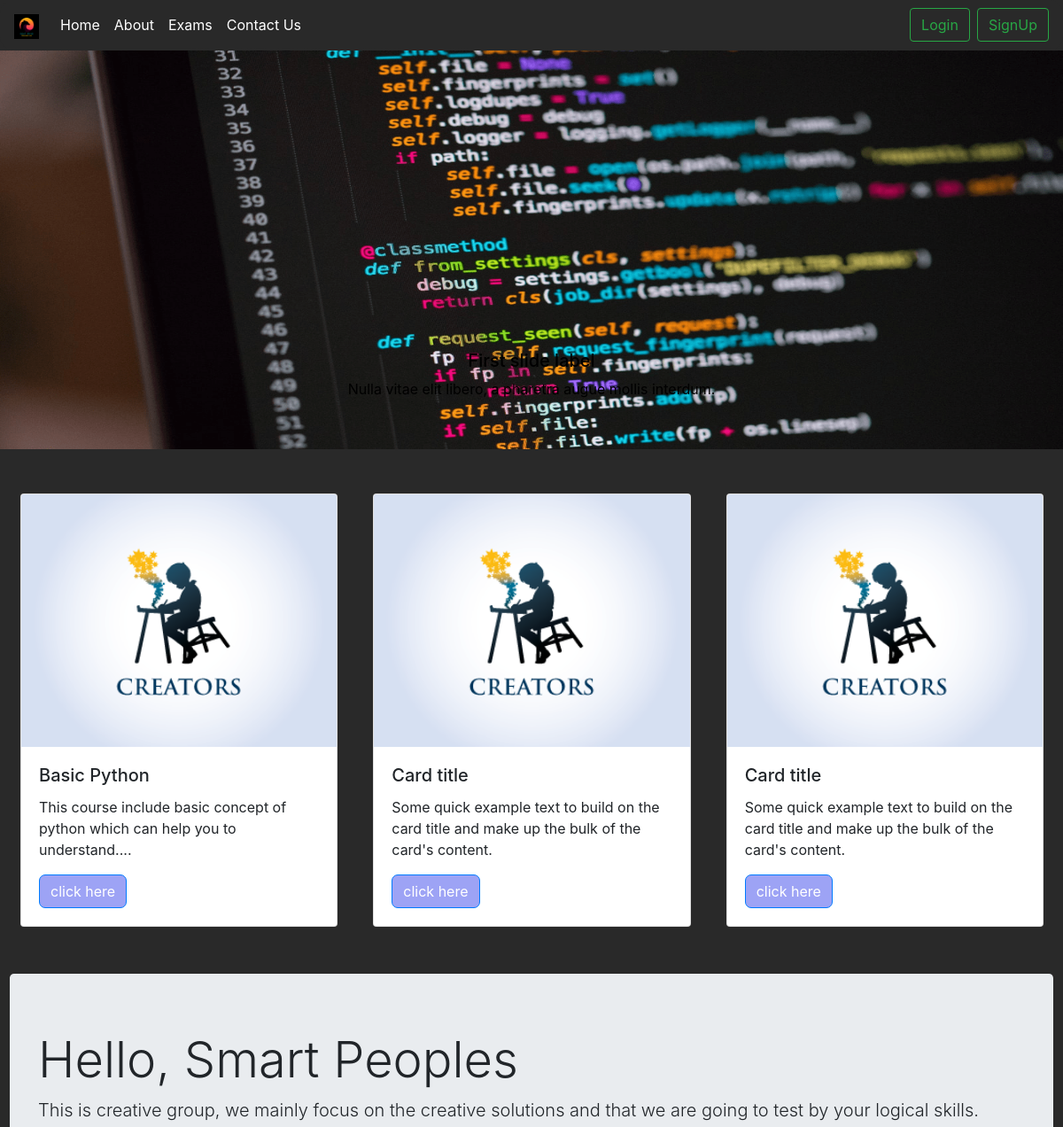
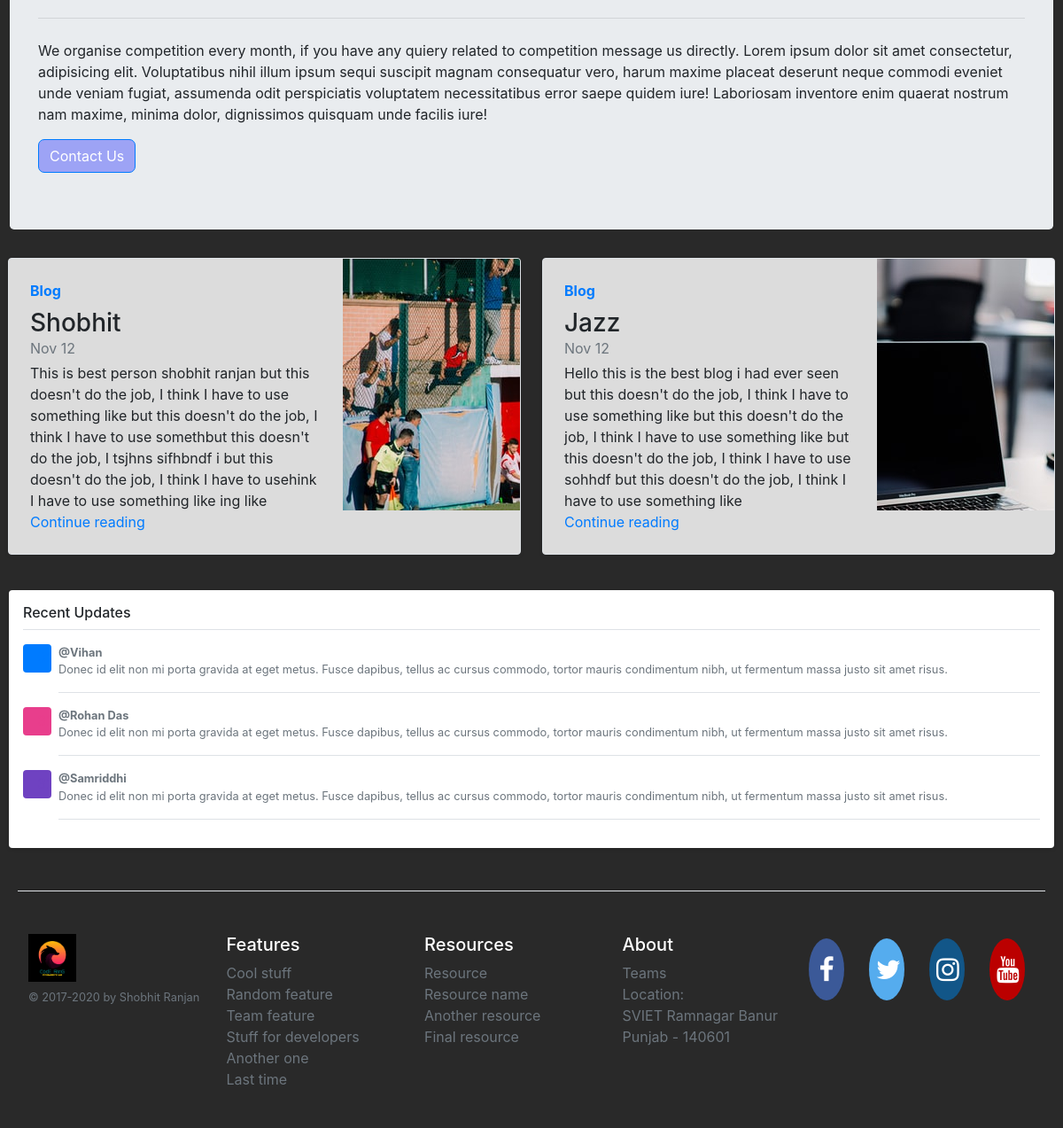
The page / on the database its author committed (2 pictures, top to bottom).
### programmer/models.py (models this page shows, shortened)
class Post(models.Model):
    sno = models.AutoField(primary_key=True)
    blogtitle = models.CharField(max_length=255)
    image = models.ImageField(_('image'), blank=True, null=True, upload_to='programmer/media/images')
    author = models.ForeignKey(User, on_delete=models.CASCADE)
    descri = models.CharField(max_length=300)
    slug = models.CharField(max_length=130)
    body = models.TextField()
    timestamp = models.DateTimeField(blank=False)

### programmer/views.py (the view)
# urls.py: path("",views.index, name='home'),
def index(request):
    allPost = Post.objects.all()
    context = {'allPosts': allPost}
    return render(request, 'index.html', context)

### programmer/templates/index.html (shortened to what this page needs)
{% extends 'base.html' %}
{% load static %}
{% block body %}
<div id="carouselExampleCaptions" class="carousel slide" data-ride="carousel">
    <div class="carousel-inner">
        <div class="carousel-item active">
            <img src="{% static 'img/background-image-thre.png' %}" class="d-block w-100" alt="...">
            <div class="carousel-caption d-none d-md-block">
                <h5>First slide label</h5>
                <p>Nulla vitae elit libero, a pharetra augue mollis interdum.</p>
            </div>
        </div>
    </div>
</div>
<div class="row ml-2">
    <div class="col-md-4">
        <div class="card my-card">
            <img src="{% static 'img/creators.png' %}" class="card-img-top" alt="...">
            <div class="card-body">
                <h5 class="card-title">Basic Python</h5>
                <p class="card-text">This course include basic concept of python which can help you to understand....
                </p>
                <a type="button" class="btn btn-primary card-button" data-toggle="modal"
                    title="Read more about the details that you need to know before you register"
                    data-target="#exampleModalone">
                    click here
                </a>
            </div>
        </div>
    </div>
    <div class="col-md-4">
        <div class="card my-card">
            <img src="{% static 'img/creators.png' %}" class="card-img-top" alt="...">
            <div class="card-body">
                <h5 class="card-title">Card title</h5>
                <p class="card-text">Some quick example text to build on the card title and make up the bulk of the
                    card's content.</p>
                <a type="button" class="btn btn-primary card-button" data-target="#exampleModaltwo" data-toggle="modal"
                    title="Read more about the details that you need to know before you register">
                    click here
                </a>
            </div>
        </div>
    </div>
    <div class="col-md-4">
        <div class="card my-card">
            <img src="{% static 'img/creators.png' %}" class="card-img-top" alt="...">
            <div class="card-body">
                <h5 class="card-title">Card title</h5>
                <p class="card-text">Some quick example text to build on the card title and make up the bulk of the
                    card's content.</p>
                <a type="button" class="btn btn-primary card-button" data-toggle="modal"
                    title="Read more about the details that you need to know before you register"
                    data-target="#exampleModalthree">
                    click here
                </a>
            </div>
        </div>
    </div>
</div>
<div class="jumbotron">
    <h1 class="display-4">Hello, Smart Peoples</h1>
    <p class="lead">This is creative group, we mainly focus on the creative solutions and that we are going to test
        by your logical skills.</p>
    <hr class="my-4">
    <p>We organise competition every month, if you have any quiery related to competition message us directly. Lorem
        ipsum dolor sit amet consectetur, adipisicing elit. Voluptatibus nihil illum ipsum sequi suscipit magnam
        consequatur vero, harum maxime placeat deserunt neque commodi eveniet unde veniam fugiat, assumenda odit
        perspiciatis voluptatem necessitatibus error saepe quidem iure! Laboriosam inventore enim quaerat nostrum
        nam maxime, minima dolor, dignissimos quisquam unde facilis iure!</p>
    <a type="button" class="btn btn-primary card-button" title="Contact Us for further help" href="/contact">
        Contact Us
    </a>
</div>
<div class="row">
    {% for post in allPosts %}
    <div class="col-md-6">
        <div class="row no-gutters border rounded overflow-hidden flex-md-row mb-4 shadow-sm h-md-250 position-relative"
            style="background-color: #dcdcdc;">
            <div class="col p-4 d-flex flex-column position-static">
                <strong class="d-inline-block mb-2 text-primary">Blog</strong>
                <h3 class="mb-0">{{post.blogtitle}}</h3>
                <div class="mb-1 text-muted">Nov 12</div>
                <p class="card-text mb-auto">{{post.descri}}</p>
                <a href="{{ post.slug }}" class="stretched-link">Continue reading</a>
            </div>
            <div class="col-auto d-none d-lg-block">
                <svg class="bd-placeholder-img" width="200" height="284">
                    <image href="{{ post.image.url }}" />
                </svg>
            </div>
        </div>
    </div>
    {% endfor %}
</div>
<div class="my-3 p-3 bg-white rounded shadow-sm messagebox-index">
    <h6 class="border-bottom border-gray pb-2 mb-0">Recent Updates</h6>
    <div class="media text-muted pt-3">
        <svg class="bd-placeholder-img mr-2 rounded" width="32" height="32" preserveAspectRatio="xMidYMid slice"
            focusable="false" role="img" aria-label="Placeholder: 32x32">
            <title>Placeholder</title>
            <rect width="100%" height="100%" fill="#007bff"></rect><text x="50%" y="50%" fill="#007bff"
                dy=".3em">32x32</text>
        </svg>
        <p class="media-body pb-3 mb-0 small lh-125 border-bottom border-gray">
            <strong class="d-block text-gray-dark">@Vihan</strong>
            Donec id elit non mi porta gravida at eget metus. Fusce dapibus, tellus ac cursus commodo, tortor mauris
            condimentum nibh, ut fermentum massa justo sit amet risus.
        </p>
    </div>
    <div class="media text-muted pt-3">
        <svg class="bd-placeholder-img mr-2 rounded" width="32" height="32" preserveAspectRatio="xMidYMid slice"
            focusable="false" role="img" aria-label="Placeholder: 32x32">
            <title>Placeholder</title>
            <rect width="100%" height="100%" fill="#e83e8c"></rect><text x="50%" y="50%" fill="#e83e8c"
                dy=".3em">32x32</text>
        </svg>
        <p class="media-body pb-3 mb-0 small lh-125 border-bottom border-gray">
            <strong class="d-block text-gray-dark">@Rohan Das</strong>
            Donec id elit non mi porta gravida at eget metus. Fusce dapibus, tellus ac cursus commodo, tortor mauris
            condimentum nibh, ut fermentum massa justo sit amet risus.
        </p>
    </div>
    <div class="media text-muted pt-3">
        <svg class="bd-placeholder-img mr-2 rounded" width="32" height="32" preserveAspectRatio="xMidYMid slice"
            focusable="false" role="img" aria-label="Placeholder: 32x32">
            <title>Placeholder</title>
            <rect width="100%" height="100%" fill="#6f42c1"></rect><text x="50%" y="50%" fill="#6f42c1"
                dy=".3em">32x32</text>
        </svg>
        <p class="media-body pb-3 mb-0 small lh-125 border-bottom border-gray">
            <strong class="d-block text-gray-dark">@Samriddhi</strong>
            Donec id elit non mi porta gravida at eget metus. Fusce dapibus, tellus ac cursus commodo, tortor mauris
            condimentum nibh, ut fermentum massa justo sit amet risus.
        </p>
    </div>
</div>
<footer class="pt-4 my-md-5 pt-md-5 border-top footer-bot">
    <div class="row">
        <div class="col-12 col-md">
            <img class="mb-2" src="{% static 'img/my-logo.jpeg' %}" alt="" width="54" height="54">
            <small class="d-block mb-3 text-muted">© 2017-2020 by Shobhit Ranjan</small>
        </div>
        <div class="col-6 col-md">
            <h5 style="color: white;">Features</h5>
            <ul class="list-unstyled text-small">
                <li><a class="text-muted" href="#">Cool stuff</a></li>
                <li><a class="text-muted" href="#">Random feature</a></li>
                <li><a class="text-muted" href="#">Team feature</a></li>
                <li><a class="text-muted" href="#">Stuff for developers</a></li>
                <li><a class="text-muted" href="#">Another one</a></li>
                <li><a class="text-muted" href="#">Last time</a></li>
            </ul>
        </div>
        <div class="col-6 col-md">
            <h5 style="color: white;">Resources</h5>
            <ul class="list-unstyled text-small">
                <li><a class="text-muted" href="#">Resource</a></li>
                <li><a class="text-muted" href="#">Resource name</a></li>
                <li><a class="text-muted" href="#">Another resource</a></li>
                <li><a class="text-muted" href="#">Final resource</a></li>
            </ul>
        </div>
        <div class="col-6 col-md">
            <h5 style="color: white;">About</h5>
            <ul class="list-unstyled text-small">
                <li><a class="text-muted" href="about">Teams</a></li>
                <li><a class="text-muted">Location:</a></li>
                <li><a class="text-muted">SVIET Ramnagar Banur Punjab - 140601</a></li>
            </ul>
        </div>
        <div>
            <ul class="list-unstyled d-flex mb-0">
                <li>
                    <a class="mr-4"><i class="fa fa-facebook"></i></a>
                </li>
                <li>
                    <a class="mr-4"><i class="fa fa-twitter"></i></a>
                </li>
                <li>
                    <a class="mr-4"><i class="fa fa-instagram"></i></a>
                </li>
                <li>
                    <a class="mr-4"><i class="fa fa-youtube"></i></a>
                </li>
            </ul>
        </div>
    </div>
</footer>
{% endblock body %}

### programmer/templates/base.html (shortened to what this page needs)
{% load static %}
<!doctype html>
<html lang="en">
<head>
    <link rel="stylesheet" href="https://stackpath.bootstrapcdn.com/bootstrap/4.5.2/css/bootstrap.min.css"
>
    <link rel="stylesheet" href="https://cdnjs.cloudflare.com/ajax/libs/font-awesome/4.7.0/css/font-awesome.min.css">
    <link href="{% static 'css/bootstrap.icon-large.min.css' %}" rel="stylesheet">
    <link rel="stylesheet" href="{% static 'css/style.css' %}">
</head>
<body>
    <nav class="navbar navbar-expand-lg navbar-light bg-light">
        <a class="navbar-brand" href="">
            <img src="static/img/my-logo.jpeg" height="28" alt="CoolBrand">
        </a>
        <div class="collapse navbar-collapse" id="navbarNavDropdown">
            <ul class="navbar-nav mr-auto">
                <li class="nav-item active">
                    <a class="nav-link" href="/" style="color: white;">Home <span class="sr-only">(current)</span></a>
                </li>
                <li class="nav-item">
                    <a class="nav-link" href="/about" style="color: white;">About</a>
                </li>
                <li class="nav-item">
                    <a class="nav-link" href="exams" style="color: white;">Exams</a>
                </li>
                <li class="nav-item">
                    <a class="nav-link" href="contact" style="color: white;">Contact Us</a>
                </li>
            </ul>
            <form class="form-inline my-2 my-lg-0">
                {% if user.is_authenticated %}
                <li style="list-style-type:none;"><a class="btn btn-outline-success my-2 my-sm-0"
                        href="/logout">{{ user.username }}&nbsp; Logout</a>
                </li>
                {% else %}
                <li style="list-style-type:none;"><a class="btn btn-outline-success my-2 mx-2 my-sm-0"
                        data-toggle="modal" data-target="#exampleModallogin">Login</a></li>
                <li style="list-style-type:none;"><a class="btn btn-outline-success my-2 my-sm-0" data-toggle="modal"
                        data-target="#exampleModalsignup">SignUp</a></li>
                {% endif %}
            </form>
        </div>
    </nav>
    {% block body %}
    {% endblock body %}
</body>
</html>

### programmer/static/css/style.css (style rules this page uses)
body { background-color: #292929; }
.navbar { border-radius: 15px; }
.carousel .carousel-inner { height:500px }
.carousel-inner .carousel-item img { height: 450px; object-fit: unset; }
.d-md-block { color: black; border-radius: 65px; }
.bg-light { background-color: #292929!important; }
.my-card { margin-right: 10px; margin-bottom: 53px; }
.card-button { border-radius: 7px; background-color: rgb(157, 163, 245); }
.messagebox-index { margin-left: 10px; margin-right: 10px; }
.row { margin-left: -3px; margin-right: -3px; }
.jumbotron { margin-left: 11px; margin-right: 11px; }
.footer-bot { margin-left: 20px; margin-right: 20px; padding: 0px; }

### rows shown on the page
Post: blogtitle "Shobhit", descri "This is best person shobhit ranjan but this doesn't do the job, I think I have to use something like but this doesn't do the job, I think I have to use somethbut this doesn't do the job, I tsjhns sifhbndf i but this doesn't do the job, I think I have to usehink I have to use something like ing like"
Post: blogtitle "Jazz", descri "Hello this is the best blog i had ever seen but this doesn't do the job, I think I have to use something like but this doesn't do the job, I think I have to use something like but this doesn't do the job, I think I have to use sohhdf but this doesn't do the job, I think I have to use something like"
